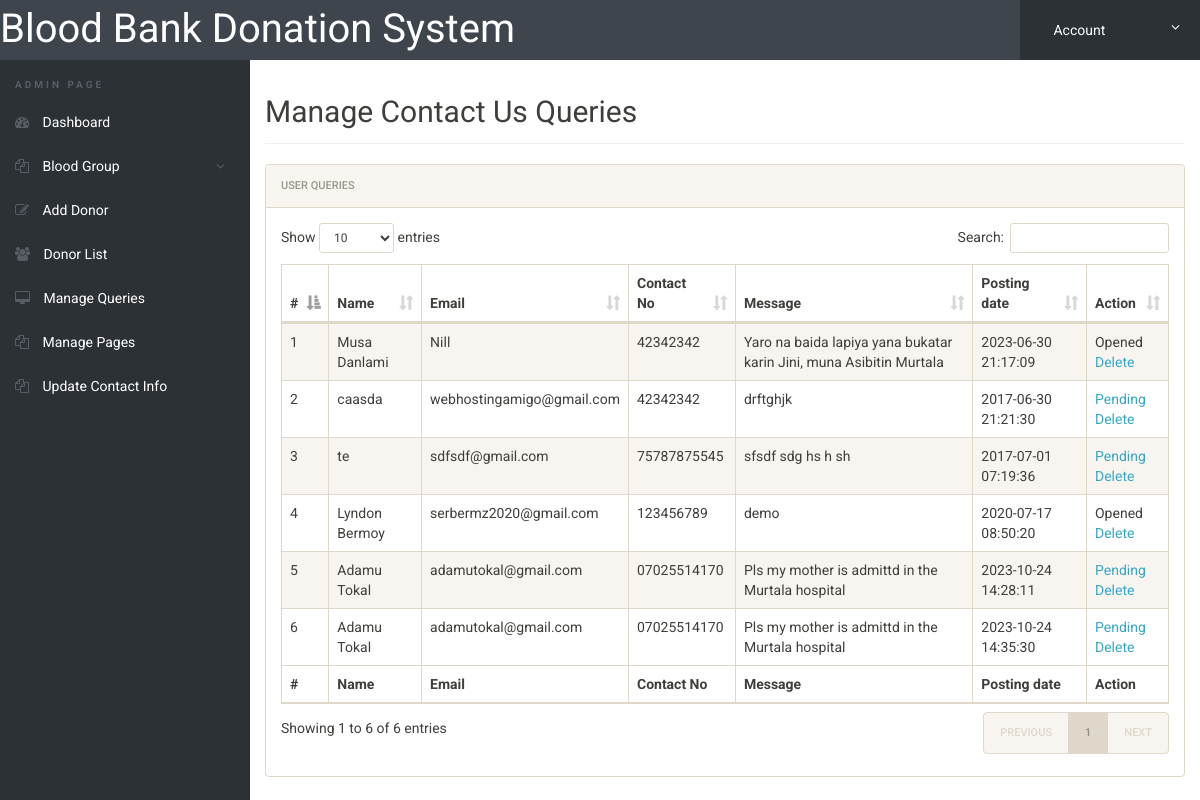
The app's page /bbdms/admin/manage-conactusquery.php (signed in) with its own data.
### tables this page shows
CREATE TABLE `tblcontactusquery` (
  `id` int(11) NOT NULL,
  `name` varchar(100) DEFAULT NULL,
  `EmailId` varchar(120) DEFAULT NULL,
  `ContactNumber` char(11) DEFAULT NULL,
  `Message` longtext DEFAULT NULL,
  `PostingDate` timestamp NOT NULL DEFAULT current_timestamp(),
  `status` int(11) DEFAULT NULL
);

### bbdms/admin/manage-conactusquery.php (the view, shortened to what this page needs)
<?php
include('includes/config.php');
if(strlen($_SESSION['alogin'])==0)
	{
header('location:index.php');
}
else{
 ?>
<!doctype html>
<html lang="en" class="no-js">
<head>
	<link rel="stylesheet" href="css/font-awesome.min.css">
	<link rel="stylesheet" href="css/bootstrap.min.css">
	<link rel="stylesheet" href="css/dataTables.bootstrap.min.css">
	<link rel="stylesheet" href="css/bootstrap-social.css">
	<link rel="stylesheet" href="css/bootstrap-select.css">
	<link rel="stylesheet" href="css/fileinput.min.css">
	<link rel="stylesheet" href="css/awesome-bootstrap-checkbox.css">
	<link rel="stylesheet" href="css/style.css">
</head>
<body>
	<?php include('includes/header.php');?>
	<div class="ts-main-content">
		<?php include('includes/leftbar.php');?>
		<div class="content-wrapper">
			<div class="container-fluid">
				<div class="row">
					<div class="col-md-12">
						<h2 class="page-title">Manage Contact Us Queries</h2>
						<div class="panel panel-default">
							<div class="panel-heading">User queries</div>
							<div class="panel-body">
								<table id="zctb" class="display table table-striped table-bordered table-hover" cellspacing="0" width="100%">
									<thead>
										<tr>
										<th>#</th>
											<th>Name</th>
											<th>Email</th>
											<th>Contact No</th>
											<th>Message</th>
											<th>Posting date</th>
											<th>Action</th>
										</tr>
									</thead>
									<tfoot>
										<tr>
										<th>#</th>
											<th>Name</th>
											<th>Email</th>
											<th>Contact No</th>
											<th>Message</th>
											<th>Posting date</th>
											<th>Action</th>
										</tr>
									</tfoot>
									<tbody>
									<?php $sql = "SELECT * from  tblcontactusquery ";
$query = $dbh -> prepare($sql);
$query->execute();
$results=$query->fetchAll(PDO::FETCH_OBJ);
$cnt=1;
if($query->rowCount() > 0)
{
foreach($results as $result)
{				?>
										<tr>
											<td><?php echo htmlentities($cnt);?></td>
											<td><?php echo htmlentities($result->name);?></td>
											<td><?php echo htmlentities($result->EmailId);?></td>
											<td><?php echo htmlentities($result->ContactNumber);?></td>
											<td><?php echo htmlentities($result->Message);?></td>
											<td><?php echo htmlentities($result->PostingDate);?></td>
																<?php if($result->status==1)
{
	?><td>Opened<br />
		<a href="manage-conactusquery.php?del=<?php echo htmlentities($result->id);?>" onclick="return confirm('Do you really want to read')" >Delete</a></td>
<?php } else {?>
<td><a href="manage-conactusquery.php?eid=<?php echo htmlentities($result->id);?>" onclick="return confirm('Do you really want to read')" >Pending</a><br />
	<a href="manage-conactusquery.php?eid=<?php echo htmlentities($result->id);?>" onclick="return confirm('Do you really want to read')" >Delete</a>
</td>
<?php } ?>
										</tr>
										<?php $cnt=$cnt+1; }} ?>
									</tbody>
								</table>
							</div>
						</div>
					</div>
				</div>
			</div>
		</div>
	</div>
</body>
</html>
<?php } ?>

### bbdms/admin/css/style.css (style rules this page uses)
html { font-size: 14px; }
@media only screen and (min-width: 480px) { html { font-size: 17px; } }
@media only screen and (min-width: 768px) { html { font-size: 14px; } }
body { font-size: 1em; }
a { color: #37a6c4; }
.panel { overflow: hidden; }
.page-title { padding-bottom: 15px; margin-bottom: 20px; border-bottom: 1px solid #f0f0f0; }
.ts-main-content .content-wrapper { padding-top: 15px; margin-top: 60px; }
@media only screen and (min-width: 992px) { .ts-main-content .content-wrapper { margin-left: 250px; } }

### records on screen
tblcontactusquery: name "Musa Danlami", EmailId "Nill", ContactNumber "42342342", Message "Yaro na baida lapiya yana bukatar karin Jini, muna Asibitin Murtala", PostingDate "2023-06-30 21:17:09"
tblcontactusquery: name "caasda", EmailId "webhostingamigo@gmail.com", ContactNumber "42342342", Message "drftghjk", PostingDate "2017-06-30 21:21:30"
tblcontactusquery: name "te", EmailId "sdfsdf@gmail.com", ContactNumber "75787875545", Message "sfsdf sdg hs h sh", PostingDate "2017-07-01 07:19:36"
tblcontactusquery: name "Lyndon Bermoy", EmailId "serbermz2020@gmail.com", ContactNumber "123456789", Message "demo", PostingDate "2020-07-17 08:50:20"
tblcontactusquery: name "Adamu Tokal", EmailId "adamutokal@gmail.com", ContactNumber "07025514170", Message "Pls my mother is admittd in the Murtala hospital", PostingDate "2023-10-24 14:28:11"
tblcontactusquery: name "Adamu Tokal", EmailId "adamutokal@gmail.com", ContactNumber "07025514170", Message "Pls my mother is admittd in the Murtala hospital", PostingDate "2023-10-24 14:35:30"
